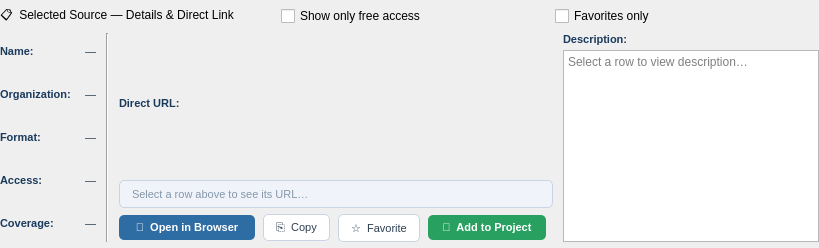
         <widget class="QFrame" name="downloadFrame">
          <property name="minimumHeight"><number>160</number></property>
          <property name="maximumHeight"><number>180</number></property>
          <property name="frameShape"><enum>QFrame::NoFrame</enum></property>
          <layout class="QVBoxLayout" name="downloadLayout">
           <property name="spacing"><number>0</number></property>
           <property name="leftMargin">
     <number>0</number>
    </property>
    <property name="topMargin">
     <number>6</number>
    </property>
    <property name="rightMargin">
     <number>0</number>
    </property>
    <property name="bottomMargin">
     <number>6</number>
    </property>

           <!-- Header row -->
           <item>
            <layout class="QHBoxLayout" name="downloadHeaderLayout">
             <property name="spacing"><number>10</number></property>
             <property name="leftMargin">
     <number>0</number>
    </property>
    <property name="topMargin">
     <number>0</number>
    </property>
    <property name="rightMargin">
     <number>0</number>
    </property>
    <property name="bottomMargin">
     <number>6</number>
    </property>
             <item>
              <widget class="QLabel" name="downloadPanelTitle">
               <property name="text"><string>📋  Selected Source — Details &amp; Direct Link</string></property>
              </widget>
             </item>
             <item><spacer><property name="orientation"><enum>Qt::Horizontal</enum></property></spacer></item>
             <item>
              <widget class="QCheckBox" name="chkShowOnlyFree">
               <property name="text"><string>Show only free access</string></property>
              </widget>
             </item>
             <item>
              <widget class="QCheckBox" name="chkFavorites">
               <property name="text"><string>Favorites only</string></property>
              </widget>
             </item>
            </layout>
           </item>

           <!-- Detail area -->
           <item>
            <layout class="QHBoxLayout" name="detailLayout">
             <property name="spacing"><number>10</number></property>

             <!-- Info labels -->
             <item>
              <layout class="QGridLayout" name="detailGridLayout">
               <property name="horizontalSpacing"><number>14</number></property>
               <property name="verticalSpacing"><number>6</number></property>

               <item row="0" column="0">
                <widget class="QLabel" name="lbl_name_key">
                 <property name="text"><string>Name:</string></property>
                 <property name="styleSheet"><string>font-weight:700; color:#1A3A5C; font-size:11px;</string></property>
                </widget>
               </item>
               <item row="0" column="1">
                <widget class="QLabel" name="lbl_name_val">
                 <property name="text"><string>—</string></property>
                 <property name="styleSheet"><string>color:#2C3E50; font-size:11px;</string></property>
                </widget>
               </item>

               <item row="1" column="0">
                <widget class="QLabel" name="lbl_org_key">
                 <property name="text"><string>Organization:</string></property>
                 <property name="styleSheet"><string>font-weight:700; color:#1A3A5C; font-size:11px;</string></property>
                </widget>
               </item>
               <item row="1" column="1">
                <widget class="QLabel" name="lbl_org_val">
                 <property name="text"><string>—</string></property>
                 <property name="styleSheet"><string>color:#2C3E50; font-size:11px;</string></property>
                </widget>
               </item>

               <item row="2" column="0">
                <widget class="QLabel" name="lbl_format_key">
                 <property name="text"><string>Format:</string></property>
                 <property name="styleSheet"><string>font-weight:700; color:#1A3A5C; font-size:11px;</string></property>
                </widget>
               </item>
               <item row="2" column="1">
                <widget class="QLabel" name="lbl_format_val">
                 <property name="text"><string>—</string></property>
                 <property name="styleSheet"><string>color:#2C3E50; font-size:11px;</string></property>
                </widget>
               </item>

               <item row="3" column="0">
                <widget class="QLabel" name="lbl_access_key">
                 <property name="text"><string>Access:</string></property>
                 <property name="styleSheet"><string>font-weight:700; color:#1A3A5C; font-size:11px;</string></property>
                </widget>
               </item>
               <item row="3" column="1">
                <widget class="QLabel" name="lbl_access_val">
                 <property name="text"><string>—</string></property>
                 <property name="styleSheet"><string>color:#2C3E50; font-size:11px;</string></property>
                </widget>
               </item>

               <item row="4" column="0">
                <widget class="QLabel" name="lbl_coverage_key">
                 <property name="text"><string>Coverage:</string></property>
                 <property name="styleSheet"><string>font-weight:700; color:#1A3A5C; font-size:11px;</string></property>
                </widget>
               </item>
               <item row="4" column="1">
                <widget class="QLabel" name="lbl_coverage_val">
                 <property name="text"><string>—</string></property>
                 <property name="styleSheet"><string>color:#2C3E50; font-size:11px;</string></property>
                </widget>
               </item>

              </layout>
             </item>

             <item>
              <widget class="QFrame" name="detailSep">
               <property name="frameShape"><enum>QFrame::VLine</enum></property>
               <property name="frameShadow"><enum>QFrame::Sunken</enum></property>
              </widget>
             </item>

             <!-- URL box -->
             <item>
              <layout class="QVBoxLayout" name="urlBoxLayout">
               <property name="spacing"><number>6</number></property>
               <item>
                <widget class="QLabel" name="urlLbl">
                 <property name="text"><string>Direct URL:</string></property>
                 <property name="styleSheet"><string>font-weight:700; color:#1A3A5C; font-size:11px;</string></property>
                </widget>
               </item>
               <item>
                <widget class="QLineEdit" name="urlLineEdit">
                 <property name="placeholderText"><string>Select a row above to see its URL…</string></property>
                 <property name="readOnly"><bool>true</bool></property>
                 <property name="styleSheet"><string>background:#F0F4FA; border:1px solid #C8D4E3; border-radius:5px; padding:5px 10px; font-family:'Consolas','Courier New'; font-size:11px; color:#1A3A5C;</string></property>
                </widget>
               </item>
               <item>
                <layout class="QHBoxLayout" name="urlActionsLayout">
                 <property name="spacing"><number>8</number></property>
                 <item>
                  <widget class="QPushButton" name="btnOpenInBrowserDetail">
                   <property name="text"><string>🌐  Open in Browser</string></property>
                   <property name="styleSheet"><string>background:#2E6DA4; border:none; border-radius:5px; padding:6px 16px; font-family:'Segoe UI'; font-size:11px; font-weight:600; color:#FFFFFF;</string></property>
                  </widget>
                 </item>
                 <item>
                  <widget class="QPushButton" name="btnCopyLinkDetail">
                   <property name="text"><string>⎘  Copy</string></property>
                   <property name="styleSheet"><string>background:#FFFFFF; border:1px solid #C8D4E3; border-radius:5px; padding:6px 12px; font-family:'Segoe UI'; font-size:11px; color:#2C3E50;</string></property>
                  </widget>
                 </item>
                 <item>
                  <widget class="QPushButton" name="btnFavorite">
                   <property name="text"><string>☆  Favorite</string></property>
                   <property name="styleSheet"><string>background:#FFFFFF; border:1px solid #C8D4E3; border-radius:5px; padding:6px 12px; font-family:'Segoe UI'; font-size:11px; color:#2C3E50;</string></property>
                  </widget>
                 </item>
                 <item>
                  <widget class="QPushButton" name="btnAddToProject">
                   <property name="text"><string>📁  Add to Project</string></property>
                   <property name="styleSheet"><string>background:#28A060; border:none; border-radius:5px; padding:6px 14px; font-family:'Segoe UI'; font-size:11px; font-weight:600; color:#FFFFFF;</string></property>
                  </widget>
                 </item>
                 <item><spacer><property name="orientation"><enum>Qt::Horizontal</enum></property></spacer></item>
                </layout>
               </item>
              </layout>
             </item>

             <!-- Description -->
             <item>
              <layout class="QVBoxLayout" name="descBoxLayout">
               <property name="spacing"><number>4</number></property>
               <item>
                <widget class="QLabel" name="descLbl">
                 <property name="text"><string>Description:</string></property>
                 <property name="styleSheet"><string>font-weight:700; color:#1A3A5C; font-size:11px;</string></property>
                </widget>
               </item>
               <item>
                <widget class="QTextEdit" name="detailTextEdit">
                 <property name="readOnly"><bool>true</bool></property>
                 <property name="placeholderText"><string>Select a row to view description…</string></property>
                </widget>
               </item>
              </layout>
             </item>

            </layout>
           </item>

          </layout>
         </widget>
